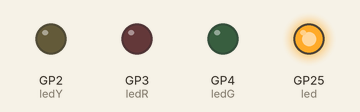
Recording of a program running on a simulated Raspberry Pi Pico running MicroPython. On the bench: output pins drawn as LEDs (lit = HIGH).

Above: at 0.05 s.
At 0.35 s:
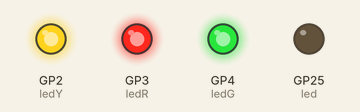
At 0.75 s:
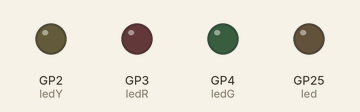
At 1.45 s:
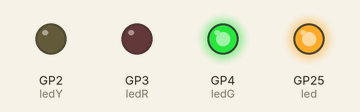
At 2.15 s:
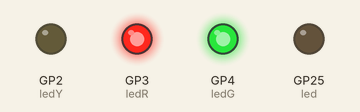
At 2.85 s:
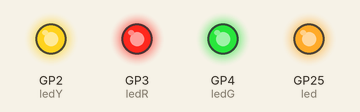
Timing chart, 0 to 3.1 s (numbered marks = the images above):
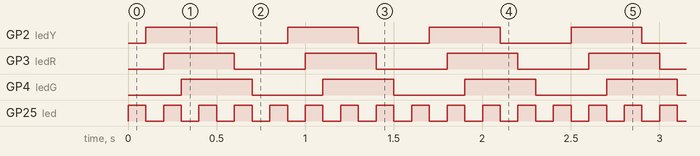

Measured:
- by itself, GP2 (ledY), GP3 (ledR), GP4 (ledG): alternates HIGH for 0.40 s and LOW for 0.40 s
- by itself, GP25 (led): alternates HIGH for 0.10 s and LOW for 0.10 s
- by itself, everything shown: repeats every 0.80 s, in 8 steps

The program:

led_blink.py
```python
import time
from machine import Pin
led = Pin(25, Pin.OUT)
ledY = Pin(2, Pin.OUT)
ledR = Pin(3, Pin.OUT)
ledG = Pin(4, Pin.OUT)
while(True):
    led.toggle()
    time.sleep(0.1)
    ledY.toggle()
    led.toggle()
    time.sleep(0.1)
    ledR.toggle()
    led.toggle()
    time.sleep(0.1)
    ledG.toggle()
    led.toggle()
    time.sleep(0.1)
```
